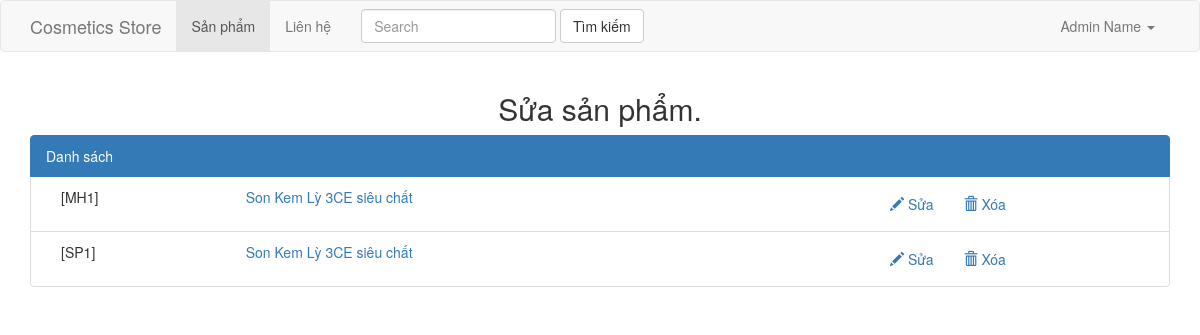
Page /sanpham/tat-ca-san-pham.php (signed in) on the committed database.
### tables this page shows
CREATE TABLE `sanpham` (
  `maSanPham` varchar(30) NOT NULL,
  `maHang` varchar(30) NOT NULL,
  `tenSanPham` varchar(200) NOT NULL,
  `moTa` varchar(100) NOT NULL,
  `gia` int(11) NOT NULL DEFAULT 0,
  `hinhAnh` varchar(200) DEFAULT NULL,
  `ngayTao` date NOT NULL
);

### sanpham/tat-ca-san-pham.php (the view, shortened to what this page needs)
<?php
require '../db.php';
if (!isset($_SESSION['admin'])) {
	header("Location: ../admin/index.php");
} else {?>
<!DOCTYPE html>
<html>
<head>
	<link rel="stylesheet" href="../bootstrap-3.3.7/css/bootstrap.min.css" >
</head>
<body>
	<nav class="navbar navbar-default" role="navigation">
		<div class="container">
			<div class="navbar-header">
				<a class="navbar-brand chu-lon" href="../#">Cosmetics Store</a>
			</div>
			<div class="collapse navbar-collapse navbar-ex1-collapse">
				<ul class="nav navbar-nav">
					<li class="active"><a href="#">Sản phẩm</a></li>
					<li><a href="#">Liên hệ</a></li>
				</ul>
				<form action="search.php" method="get" class="navbar-form navbar-left" role="search">
					<div class="form-group">
						<input name="keywords" type="text" class="form-control" required="" placeholder="Search">
					</div>
					<button type="submit" class="btn btn-default">Tìm kiếm</button>
				</form>
				<ul class="nav navbar-nav navbar-right">
					<?php if (isset($_SESSION['admin'])): ?>
						<li class="dropdown">
							<a href="#" class="dropdown-toggle" data-toggle="dropdown"><?php echo $_SESSION['admin']['name']; ?> <b class="caret"></b></a>
						</li>
					<?php endif ?>
				</ul>
			</div>
		</div>
	</nav>
	<div class="container">
		<h2 class="text-center">Sửa sản phẩm.</h2>
		<ul class="list-group">
					<li class="list-group-item active">Danh sách</li>
					<?php
					$sqlsp = "select * from sanpham";
					$stmt = $conn->prepare($sqlsp);
					$stmt->execute();
					$sanpham = $stmt->fetchAll();
					foreach ($sanpham as $value) {
						$maSP = $value[0];
						$tenSP = $value[2];
						?>
						<li class="list-group-item"><p class="col-md-2">[<?= $maSP ?>] </p><a class="col-md-7" href="../sanpham/index.php?dong-san-pham=<?= $maHang ?>"><?= $tenSP ?></a><a href="edit.php?ma-san-pham=<?= $maSP ?>" class="btn"><span class="glyphicon glyphicon-pencil"></span> Sửa</a>
							<a href="delete.php?ma-san-pham=<?= $maSP ?>" class="btn"><span class="glyphicon glyphicon-trash"></span> Xóa</a></li>
						<?php
					} ?>
				</ul>
</body>
</html>
<?php
}
?>

### rows in the picture
sanpham: maSanPham "MH1", tenSanPham "Son Kem Lỳ 3CE siêu chất"
sanpham: maSanPham "SP1", tenSanPham "Son Kem Lỳ 3CE siêu chất"

### other values in the picture
$_SESSION['admin']['name'] "Admin Name"
